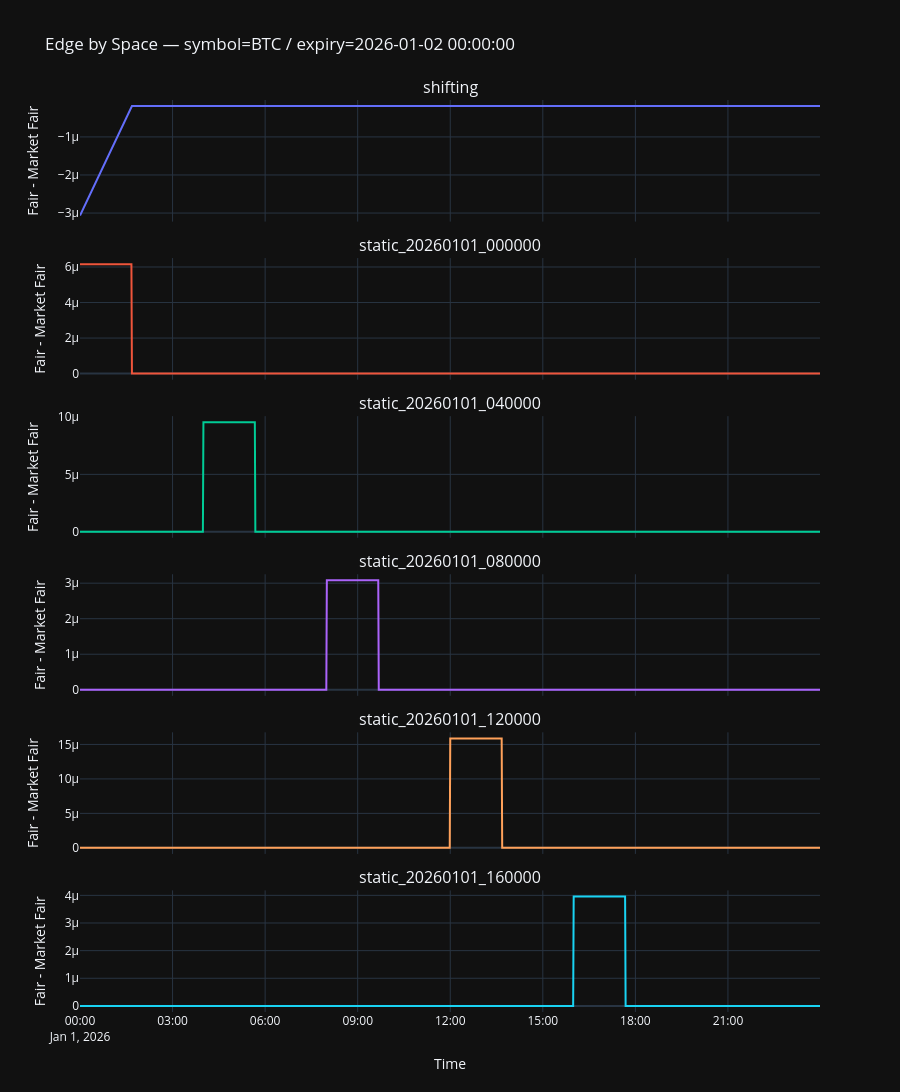

This figure's notebook cell:
### Code cell
# Graph 3: Edge by Space
fig3 = make_subplots(
    rows=len(space_ids), cols=1, shared_xaxes=True,
    subplot_titles=space_ids, vertical_spacing=0.04,
)

for row_idx, sid in enumerate(space_ids, start=1):
    sp = space_plot.filter(pl.col("space_id") == sid)
    edge = (sp["total_fair"] - sp["total_mkt"]).to_list()
    fig3.add_trace(go.Scatter(
        x=sp["timestamp"].to_list(), y=edge,
        name=f"{sid} edge", showlegend=False,
    ), row=row_idx, col=1)

fig3.update_layout(title=f"Edge by Space — {rd_label}", template="plotly_dark", height=260 * len(space_ids))
fig3.update_xaxes(title_text="Time", row=len(space_ids), col=1)
fig3.update_yaxes(title_text="Fair - Market Fair")
fig3.show()

### Figure 1 — Plotly figure (JSON) as saved in the notebook; plotly's stock layout.template omitted (floating-point values rounded to 4 significant figures; data arrays with more than 128 entries replaced by an {"elided": "..."} marker saying what was removed)
{"data": [{"name": "shifting edge", "showlegend": false, "type": "scatter", "x": {"elided": "1440 str values"}, "xaxis": "x", "y": {"elided": "1440 float values"}, "yaxis": "y"}, {"name": "static_20260101_000000 edge", "showlegend": false, "type": "scatter", "x": {"elided": "1440 str values"}, "xaxis": "x2", "y": {"elided": "1440 float values"}, "yaxis": "y2"}, {"name": "static_20260101_040000 edge", "showlegend": false, "type": "scatter", "x": {"elided": "1440 str values"}, "xaxis": "x3", "y": {"elided": "1440 float values"}, "yaxis": "y3"}, {"name": "static_20260101_080000 edge", "showlegend": false, "type": "scatter", "x": {"elided": "1440 str values"}, "xaxis": "x4", "y": {"elided": "1440 float values"}, "yaxis": "y4"}, {"name": "static_20260101_120000 edge", "showlegend": false, "type": "scatter", "x": {"elided": "1440 str values"}, "xaxis": "x5", "y": {"elided": "1440 float values"}, "yaxis": "y5"}, {"name": "static_20260101_160000 edge", "showlegend": false, "type": "scatter", "x": {"elided": "1440 str values"}, "xaxis": "x6", "y": {"elided": "1440 float values"}, "yaxis": "y6"}], "layout": {"annotations": [{"font": {"size": 16}, "showarrow": false, "text": "shifting", "x": 0.5, "xanchor": "center", "xref": "paper", "y": 1, "yanchor": "bottom", "yref": "paper"}, {"font": {"size": 16}, "showarrow": false, "text": "static_20260101_000000", "x": 0.5, "xanchor": "center", "xref": "paper", "y": 0.8267, "yanchor": "bottom", "yref": "paper"}, {"font": {"size": 16}, "showarrow": false, "text": "static_20260101_040000", "x": 0.5, "xanchor": "center", "xref": "paper", "y": 0.6533, "yanchor": "bottom", "yref": "paper"}, {"font": {"size": 16}, "showarrow": false, "text": "static_20260101_080000", "x": 0.5, "xanchor": "center", "xref": "paper", "y": 0.48, "yanchor": "bottom", "yref": "paper"}, {"font": {"size": 16}, "showarrow": false, "text": "static_20260101_120000", "x": 0.5, "xanchor": "center", "xref": "paper", "y": 0.3067, "yanchor": "bottom", "yref": "paper"}, {"font": {"size": 16}, "showarrow": false, "text": "static_20260101_160000", "x": 0.5, "xanchor": "center", "xref": "paper", "y": 0.1333, "yanchor": "bottom", "yref": "paper"}], "height": 1560, "title": {"text": "Edge by Space — symbol=BTC / expiry=2026-01-02 00:00:00"}, "xaxis": {"anchor": "y", "domain": [0, 1], "matches": "x6", "showticklabels": false}, "xaxis2": {"anchor": "y2", "domain": [0, 1], "matches": "x6", "showticklabels": false}, "xaxis3": {"anchor": "y3", "domain": [0, 1], "matches": "x6", "showticklabels": false}, "xaxis4": {"anchor": "y4", "domain": [0, 1], "matches": "x6", "showticklabels": false}, "xaxis5": {"anchor": "y5", "domain": [0, 1], "matches": "x6", "showticklabels": false}, "xaxis6": {"anchor": "y6", "domain": [0, 1], "title": {"text": "Time"}}, "yaxis": {"anchor": "x", "domain": [0.8667, 1], "title": {"text": "Fair - Market Fair"}}, "yaxis2": {"anchor": "x2", "domain": [0.6933, 0.8267], "title": {"text": "Fair - Market Fair"}}, "yaxis3": {"anchor": "x3", "domain": [0.52, 0.6533], "title": {"text": "Fair - Market Fair"}}, "yaxis4": {"anchor": "x4", "domain": [0.3467, 0.48], "title": {"text": "Fair - Market Fair"}}, "yaxis5": {"anchor": "x5", "domain": [0.1733, 0.3067], "title": {"text": "Fair - Market Fair"}}, "yaxis6": {"anchor": "x6", "domain": [0, 0.1333], "title": {"text": "Fair - Market Fair"}}}}
